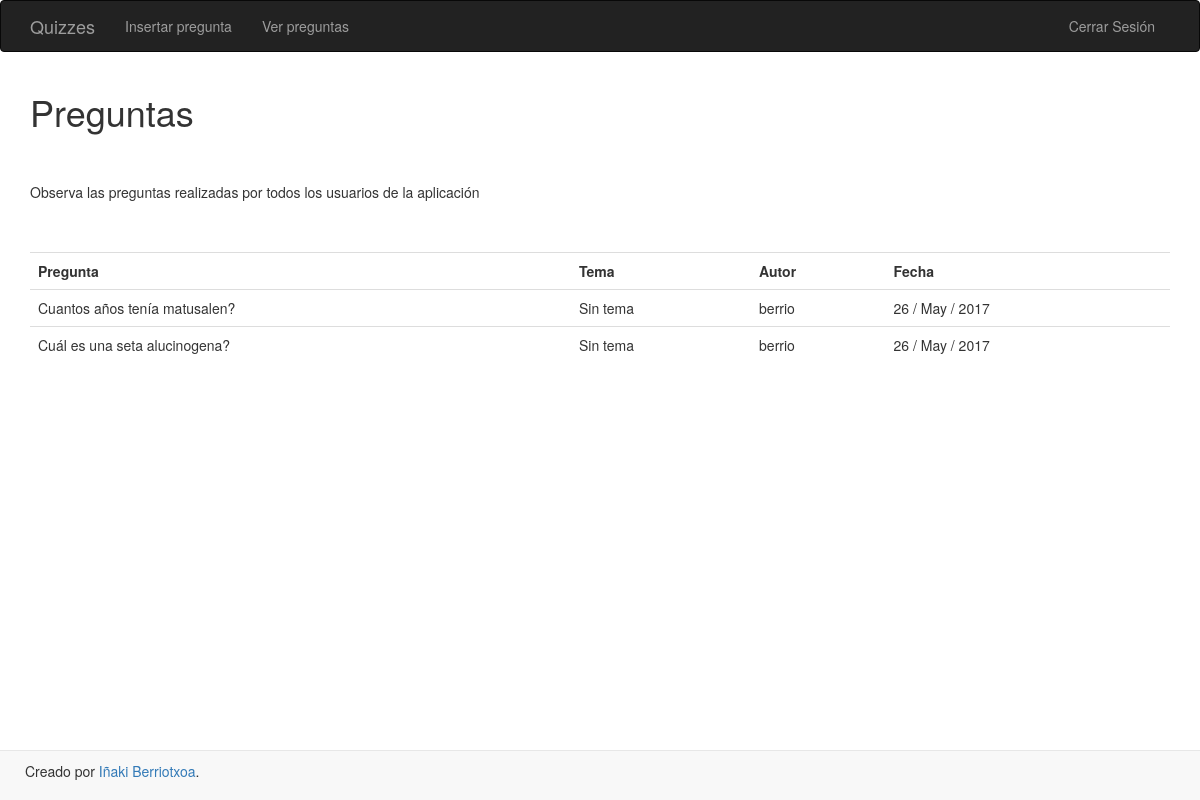
Before: /quizzes/allquizzes/ (signed in) with the older database file.
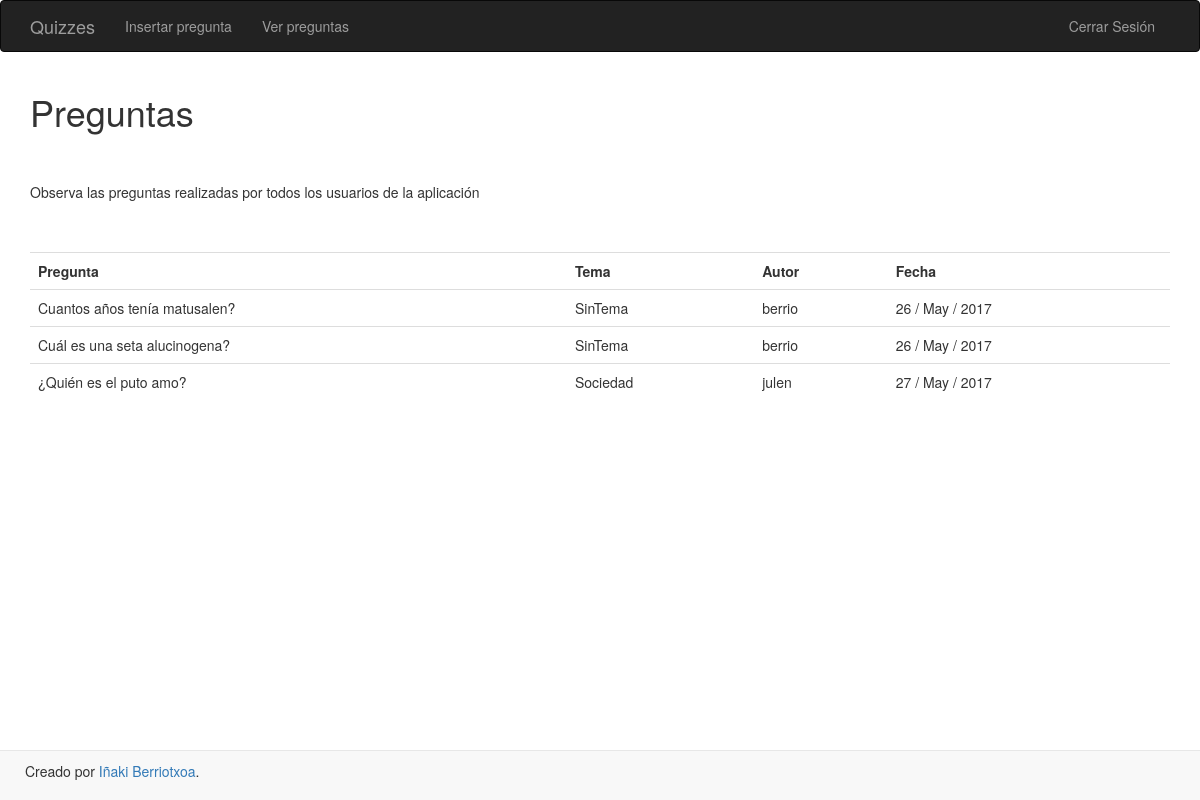
After: the same page with the newer database file.
### quizzes/models.py (models this page shows)
class Quizz(models.Model):
    pregunta = models.TextField()
    tema = models.TextField(default="SinTema")
    respuesta1 = models.TextField()
    respuesta2 = models.TextField()
    respuesta3 = models.TextField()
    fecha_pub = models.DateTimeField()
    autor = models.ForeignKey(User)
    respuesta_correcta = models.IntegerField(default=1)
    def fecha_formato(self):
        return self.fecha_pub.strftime('%e / %b / %Y')

### quizzes/views.py (the view)
@login_required
def allquizzes(request):
    quizzes = Quizz.objects
    return render(request, 'quizzes/allquizzes.html', {'quizzes':quizzes})

### quizzes/templates/quizzes/allquizzes.html
{% extends 'base.html' %}
{% block content%}
<h1>Preguntas</h1><br/><br/>
<p>Observa las preguntas realizadas por todos los usuarios de la aplicación</p><br/><br/>
<table class="table">
    <tr>
        <th>Pregunta</th>
        <th>Tema</th>
        <th>Autor</th>
        <th>Fecha</th>
    </tr>
{% for quizz in quizzes.all %}
    <tr>
        <td>{{ quizz.pregunta }}</td>
        <td>{{ quizz.tema }}</td>
        <td>{{ quizz.autor.username }}</td>
        <td>{{ quizz.fecha_formato}}</td>
    </tr>
{% endfor %}
</table>
{% endblock %}

### templates/base.html (shortened to what this page needs)
<!DOCTYPE html>
<html lang="en">
  <head>
    <link rel="stylesheet" href="https://maxcdn.bootstrapcdn.com/bootstrap/3.3.7/css/bootstrap.min.css">
  </head>
  <body>
    <nav class="navbar navbar-inverse">
        <div class="container">
            <div class="navbar-header">
                <a class="navbar-brand" href="{% url 'home' %}">Quizzes</a>
                <ul class="nav navbar-nav navbar-left">
                {% if user.is_authenticated %}
                    <li><a  href="{% url 'quizzes:create' %}">Insertar pregunta</a></li>
                    <li><a  href="{% url 'quizzes:allquizzes' %}">Ver preguntas</a></li>
                {% else %}
                    <li><a  href="{% url 'game:insertnick' %}">Responder preguntas</a></li>
                {% endif %}
                </ul>
            </div>
             <div class="collapse navbar-collapse" id="mynav">
                 <ul class="nav navbar-nav navbar-right">
                     {% if user.is_authenticated %}
                     <li><a href="#" onClick="document.getElementById('logout').submit()">Cerrar Sesión</a></li>
                     {% else %}
                        <li><a href="{% url 'accounts:signup' %}">Resgístrate</a></li>
                        <li><a href="{% url 'accounts:login' %}">Iniciar Sesión</a></li>
                     {% endif %}
                 </ul>
             </div>
        </div>
    </nav>
    <div class="container">
        {% block content %}
        {% endblock %}
    </div>
    <footer class="navbar navbar-default navbar-fixed-bottom">
        <div class="container" style="padding: 10px;">
                 Creado por <a href="#">Iñaki Berriotxoa</a>.
        </div>
    </footer>
  </body>
</html>

Changed rows visible on the page:
changed Quizz "Cuantos años tenía matusalen?": tema "Sin tema" → "SinTema"
changed Quizz "Cuál es una seta alucinogena?": tema "Sin tema" → "SinTema"
added Quizz: pregunta "¿Quién es el puto amo?", tema "Sociedad", autor.username "julen", fecha_formato "27 / May / 2017"
